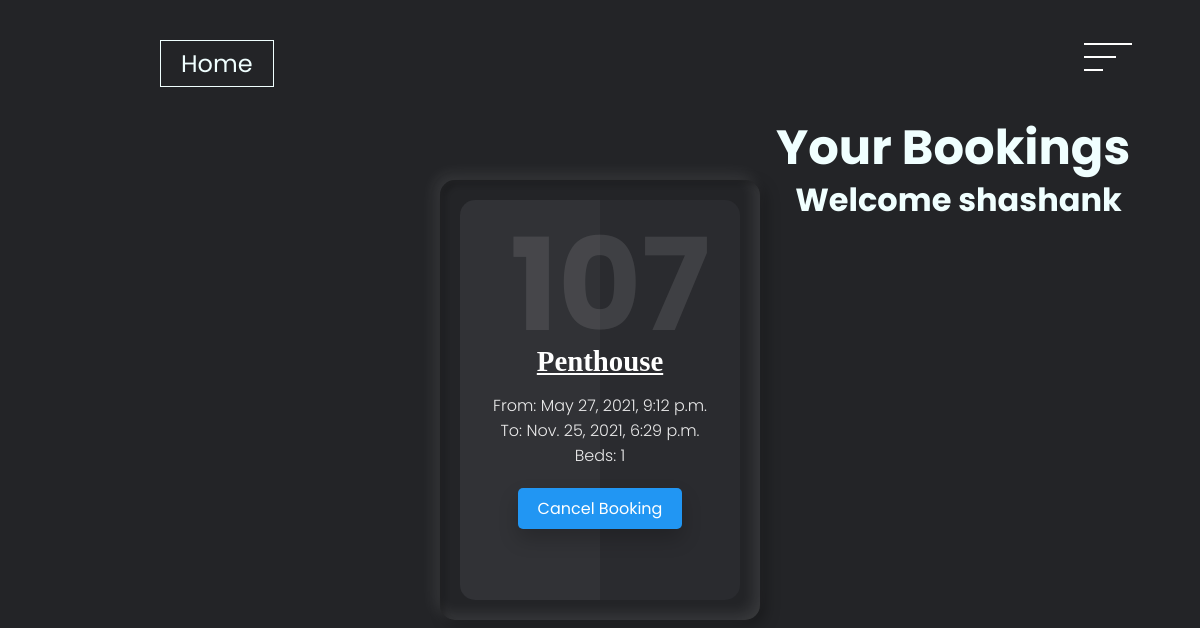
Before: /booking_list/ (signed in) with the older database file.
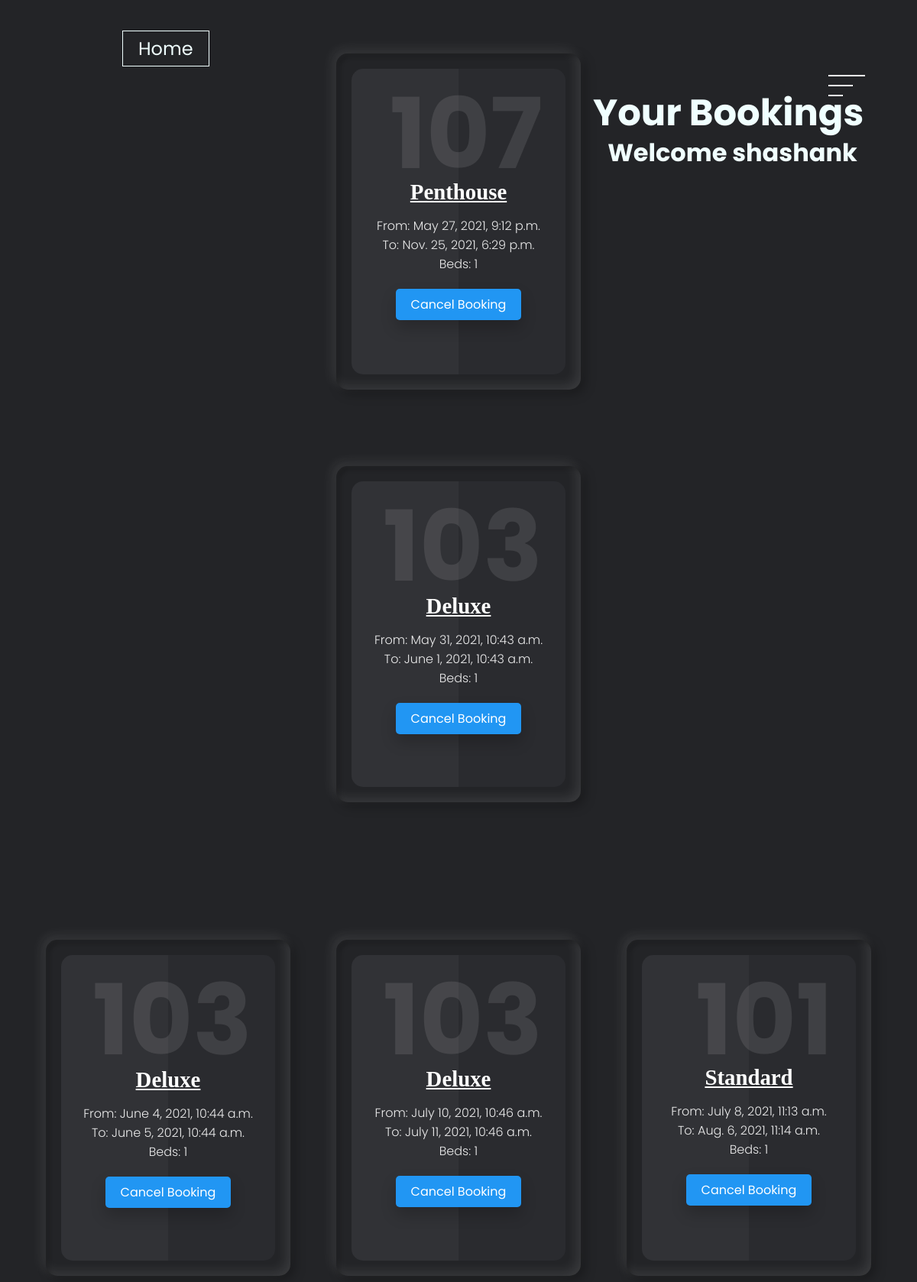
After: the same page with the newer database file.
### system/models.py (models this page shows, shortened)
class Booking(models.Model):
    user=models.ForeignKey(settings.AUTH_USER_MODEL, on_delete=models.CASCADE)
    room=models.ForeignKey(Room, on_delete=models.CASCADE)
    check_in=models.DateTimeField()
    check_out=models.DateTimeField()
    def get_room_category(self):
        room_categories=dict(self.room.categories)
        room_category=room_categories.get(self.room.category)
        return room_category
    def get_cancel_booking_url(self):
        return reverse('system:CancelBookingView', args=[self.pk])

class Room(models.Model):
    number=models.IntegerField()
    categories={
        ('STD','Standard'), ('CR', 'Connecting Room'), ('DEL', 'Deluxe'), ('KIN', 'King'), ('QUE', 'Queen'), ('SUI', 'Suite'), ('PEN', 'Penthouse')
    }
    category=models.CharField(max_length=3, choices=categories, default='STD')
    beds=models.IntegerField(default=1)

### system/views.py (the view)
# urls.py: path('booking_list/', views.BookingList.as_view(), name='BookingList'),
class BookingList(generic.ListView):
    model = Booking
    def get_queryset(self, *args, **kwargs):
        if self.request.user.is_staff:
            booking_list=Booking.objects.all()
            return booking_list
        else:
            booking_list = Booking.objects.filter(user=self.request.user)
            return booking_list

### system/templates/system/booking_list.html (shortened to what this page needs)
{% load static %}
<!DOCTYPE html>
<html lang="en">
<head>
  <link rel="stylesheet" href="{% static 'system/booking.css' %}">
</head>
<body>
  <header>
    <div class="wrapper">
      <ul>
        <li class="active"><a href="{% url 'system:homepage' %}" style="position: fixed; top: 2.5rem; left: 10rem;">Home</a></li>
      </ul>
    </div>
    <div class="closer">
      <div class="line"></div>
    </div>
{% block content %}
  </header>
  <div class="content">
    <div class="header">
        <div class="headings" style="position: absolute; top: 7rem; left: 44%; font-family: Century Gothic;">
            <h1 style="font-size: 3rem; position: fixed; top: 7rem; left: 48.5rem; color: azure;">Your Bookings</h1>
            <h2 style="font-size: 2rem; position: fixed; top: 11rem; left: 49.7rem; color: azure;">Welcome {{user}}</h2>
        </div>
    </div>
  {% for booking in booking_list %}
  <div class="container">
    <div class="card">
      <div class="box">
        <div class="content">
          <h2>{{booking.room.number}}</h2>
          <h3>{{booking.get_room_category}}</h3>
          <p>From: {{booking.check_in}} <br>To: {{booking.check_out}} <br> Beds: {{booking.room.beds}} </p>
          <a href="{{booking.get_cancel_booking_url}}">Cancel
            Booking</a>
        </div>
      </div>
    </div>
  {% endfor %}
    </div>
</div>
{% endblock %}
</body>
</html>

Changed rows visible on the page:
added Booking: get_room_category "Deluxe", check_in "May 31, 2021, 10:43 a.m.", check_out "June 1, 2021, 10:43 a.m.", room.beds "1"
added Booking: get_room_category "Deluxe", check_in "June 4, 2021, 10:44 a.m.", check_out "June 5, 2021, 10:44 a.m.", room.beds "1"
added Booking: get_room_category "Deluxe", check_in "July 10, 2021, 10:46 a.m.", check_out "July 11, 2021, 10:46 a.m.", room.beds "1"
added Booking: get_room_category "Standard", check_in "July 8, 2021, 11:13 a.m.", check_out "Aug. 6, 2021, 11:14 a.m.", room.beds "1"
